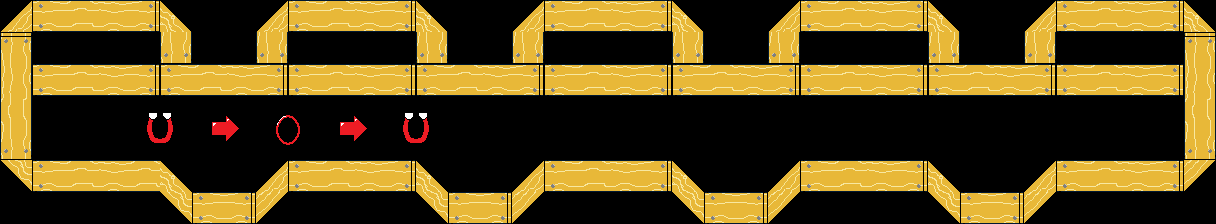

Rendered tile map (Tiled .tmx) drawn with the repository's tilesets; below, a short description and the full map source, tile grids included:
An orthogonal 38x7 tile map with 32x32 px tiles, 2 tile layers (background, foreground), 2 tilesets and 6 objects (4x fan, spawn, exit).

<map version="1.0" orientation="orthogonal" renderorder="right-down" width="38" height="7" tilewidth="32" tileheight="32" nextobjectid="55">
 <tileset firstgid="1" name="basic" tilewidth="32" tileheight="32" tilecount="256" columns="16">
  <image source="../maps/basic-tiles.png" width="512" height="512" />
 </tileset>
 <tileset firstgid="257" name="objects" tilewidth="64" tileheight="64" tilecount="4" columns="0">
  <tile id="1">
   <image width="32" height="64" source="../maps/fan_0.png" />
  </tile>
  <tile id="2">
   <image width="32" height="32" source="../maps/spawn.png" />
  </tile>
  <tile id="3">
   <image width="32" height="32" source="../maps/exit.png" />
  </tile>
  <tile id="9">
   <image width="64" height="7" source="../maps/door.png" />
  </tile>
 </tileset>
 <layer name="background" width="38" height="7">
  <data encoding="csv">
0,0,0,0,0,0,0,0,0,0,0,0,0,0,0,0,0,0,0,0,0,0,0,0,0,0,0,0,0,0,0,0,0,0,0,0,0,0,
0,0,0,0,0,0,0,0,0,0,0,0,0,0,0,0,0,0,0,0,0,0,0,0,0,0,0,0,0,0,0,0,0,0,0,0,0,0,
0,0,0,0,0,0,0,0,0,0,0,0,0,0,0,0,0,0,0,0,0,0,0,0,0,0,0,0,0,0,0,0,0,0,0,0,0,0,
0,0,0,0,14,15,36,37,28,29,36,37,14,15,0,0,0,0,0,0,0,0,0,0,0,0,0,0,0,0,0,0,0,0,0,0,0,0,
0,0,0,0,30,31,52,53,44,45,52,53,30,31,0,0,0,0,0,0,0,0,0,0,0,0,0,0,0,0,0,0,0,0,0,0,0,0,
0,0,0,0,0,0,0,0,0,0,0,0,0,0,0,0,0,0,0,0,0,0,0,0,0,0,0,0,0,0,0,0,0,0,0,0,0,0,
0,0,0,0,0,0,0,0,0,0,0,0,0,0,0,0,0,0,0,0,0,0,0,0,0,0,0,0,0,0,0,0,0,0,0,0,0,0
</data>
 </layer>
 <layer name="foreground" width="38" height="7">
  <data encoding="csv">
4,66,67,68,69,5,0,0,4,66,67,68,69,5,0,0,4,66,67,68,69,5,0,0,4,66,67,68,69,5,0,0,4,66,67,68,69,5,
17,0,0,0,0,65,0,0,65,0,0,0,0,65,0,0,65,0,0,0,0,65,0,0,65,0,0,0,0,65,0,0,65,0,0,0,0,17,
33,66,67,68,69,66,67,68,69,66,67,68,69,66,67,68,69,66,67,68,69,66,67,68,69,66,67,68,69,66,67,68,69,66,67,68,69,33,
49,0,0,0,0,0,0,0,0,0,0,0,0,0,0,0,0,0,0,0,0,0,0,0,0,0,0,0,0,0,0,0,0,0,0,0,0,49,
65,0,0,0,0,0,0,0,0,0,0,0,0,0,0,0,0,0,0,0,0,0,0,0,0,0,0,0,0,0,0,0,0,0,0,0,0,65,
3,66,67,68,67,5,0,0,4,66,67,68,69,5,0,0,4,66,67,68,69,5,0,0,4,66,67,68,69,5,0,0,4,66,67,68,69,2,
0,0,0,0,0,3,66,69,2,0,0,0,0,3,66,69,2,0,0,0,0,3,66,69,2,0,0,0,0,3,66,69,2,0,0,0,0,0
</data>
 </layer>
 <objectgroup name="objects" offsetx="0" offsety="1">
  <object id="8" name="fan" type="fan" gid="258" x="256" y="64" width="32" height="64" rotation="-90">
   <properties>
    <property name="dir" value="e" />
   </properties>
  </object>
  <object id="16" name="spawn" type="spawn" gid="259" x="48" y="144" width="32" height="32" />
  <object id="19" name="exit" type="exit" gid="260" x="1136" y="144" width="32" height="32" />
  <object id="52" name="fan" type="fan" gid="258" x="512" y="64" width="32" height="64" rotation="-90">
   <properties>
    <property name="dir" value="e" />
   </properties>
  </object>
  <object id="53" name="fan" type="fan" gid="258" x="768" y="64" width="32" height="64" rotation="-90">
   <properties>
    <property name="dir" value="e" />
   </properties>
  </object>
  <object id="54" name="fan" type="fan" gid="258" x="1024" y="64" width="32" height="64" rotation="-90">
   <properties>
    <property name="dir" value="e" />
   </properties>
  </object>
 </objectgroup>
</map>
